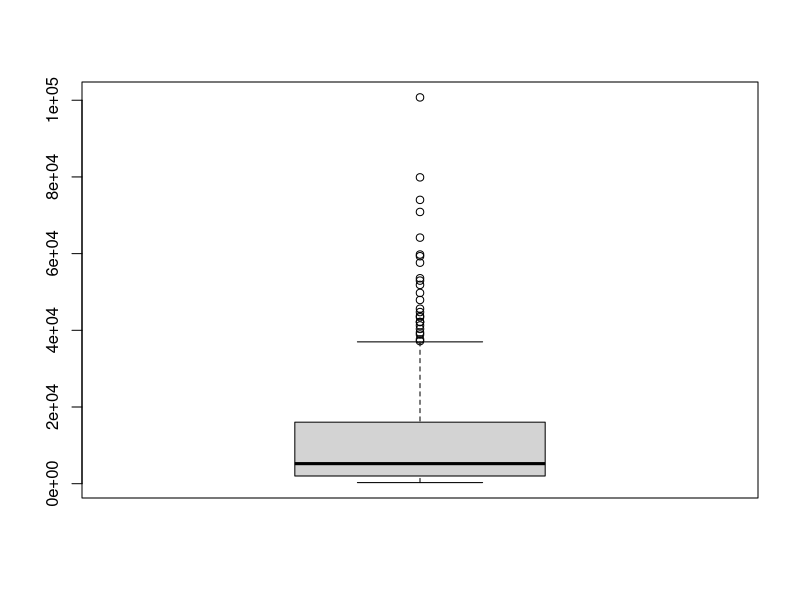
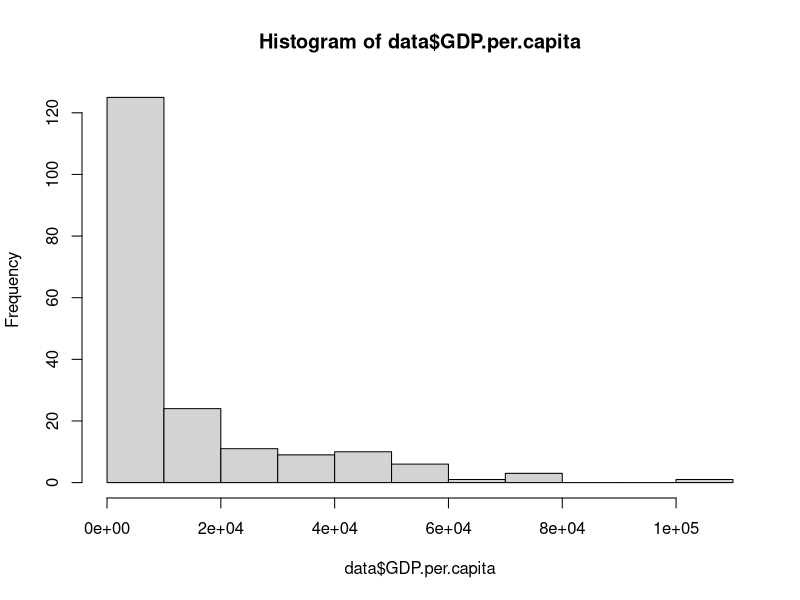

Recreate these plots in R, in order.
library(dplyr)
setwd("f:/university/IV semester/ADIS/Lab3/")

#Записати дані у data frame
data <- read.csv("Data2.csv", sep=";", header = TRUE, dec = ',')

#Дослідити структуру даних
str(data)

#Виправити помилки в даних
names(data)[names(data) == "Populatiion"] <- "Population"

print(head(data$GDP.per.capita[order(data$GDP.per.capita)])) #від'ємне значення
print(head(data$Population[order(data$Population)]))
print(head(data$CO2.emission[order(data$CO2.emission)]))
print(head(data$Area[order(data$Area)])) #від'ємне значення

data$GDP.per.capita <- abs(data$GDP.per.capita)
data$Area <- abs(data$Area)

#Побудувати діаграми розмаху та гістограми
boxplot(data$GDP.per.capita)
hist(data$GDP.per.capita)

#Додати стовпчик із щільністю населення
datanew <- cbind(data, Population.per.area = data$Population / data$Area)

###########################################

#Чи є пропущені значення? Замінити середніми

length(data$Country.Name[is.na(data$Country.Name)])
length(data$Region[is.na(data$Region)])
length(data$GDP.per.capita[is.na(data$GDP.per.capita)]) #пропущені значення
length(data$Population[is.na(data$Population)]) #пропущені значення
length(data$CO2.emission[is.na(data$CO2.emission)]) #пропущені значення
length(data$Area[is.na(data$Area)])

data$GDP.per.capita[is.na(data$GDP.per.capita)] <- mean(data$GDP.per.capita, na.rm = TRUE)
data$Population[is.na(data$Population)] <- mean(data$Population, na.rm = TRUE)
data$CO2.emission[is.na(data$CO2.emission)] <- mean(data$CO2.emission, na.rm = TRUE)

#Яка країна має найбільший ВВП на людину (GDP per capita)? Яка має найменшу площу?

head(data[order(data$GDP.per.capita, decreasing = TRUE),], 1)
head(head(data[order(data$Area),]), 1)

#В якому регіоні середня площа країни найбільша?
group <- data%>%group_by(Region)%>%summarise(avArea = mean(Area))
head(as.data.frame(group), 1)

#Знайдіть країну з найбільшою щільністю населення у світі? У Європі та центральній Азії?
head(datanew[order(datanew$Population.per.area, decreasing = TRUE),], 1)
head(filter(datanew[order(datanew$Population.per.area, decreasing = TRUE),], datanew$Region == "Europe & Central Asia"), 1)

#Чи співпадає в якомусь регіоні середнє та медіана ВВП?
group <- data%>%group_by(Region)%>%summarise(mean_ = mean(GDP.per.capita), median_ = median(GDP.per.capita))
as.data.frame(filter(group, group$mean_==group$median_))

#Вивести топ 5 країн та 5 останніх країн по ВВП та кількості СО2 на душу населення.
datanew <- cbind(data, Population.per.area = data$Population / data$Area, CO2.per.capita = data$CO2.emission / data$Population)
head(datanew[order(datanew$GDP.per.capita,datanew$CO2.per.capita, decreasing = c(TRUE, TRUE)),], 5)
tail(datanew[order(datanew$GDP.per.capita,datanew$CO2.per.capita, decreasing = c(TRUE, TRUE)),], 5)